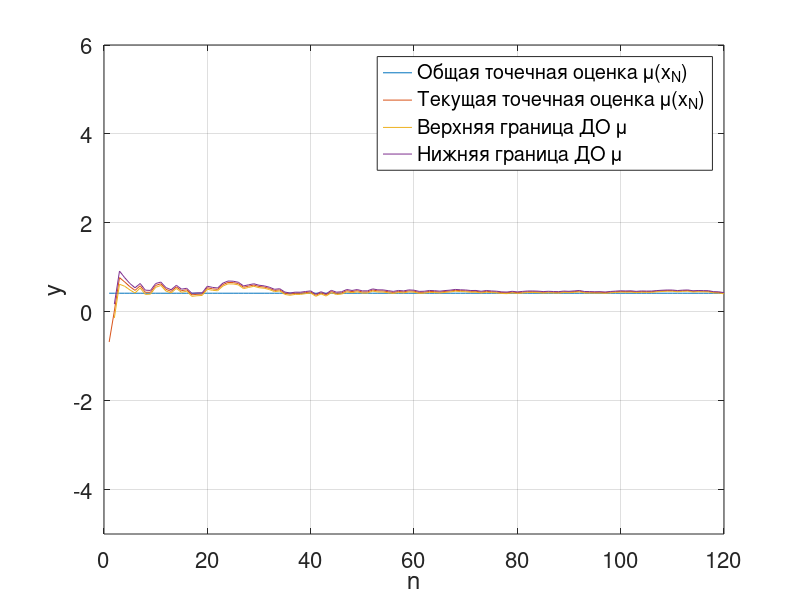
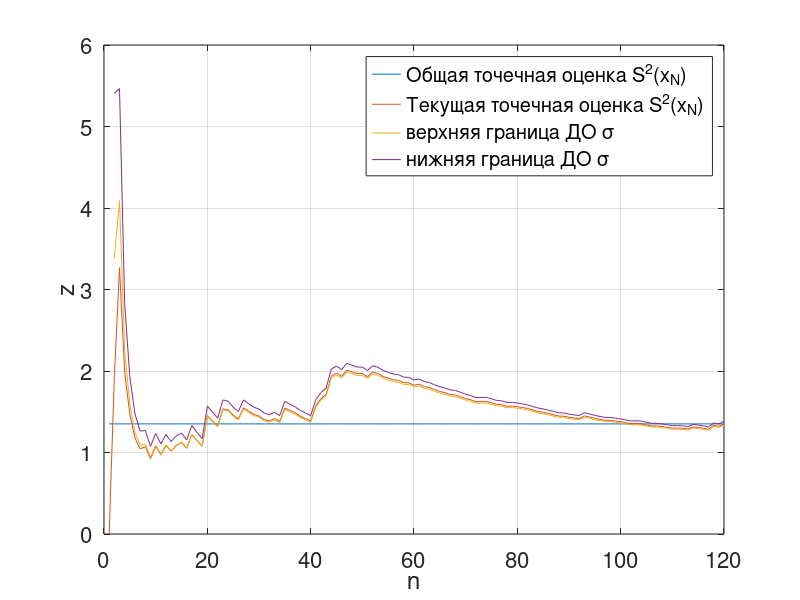
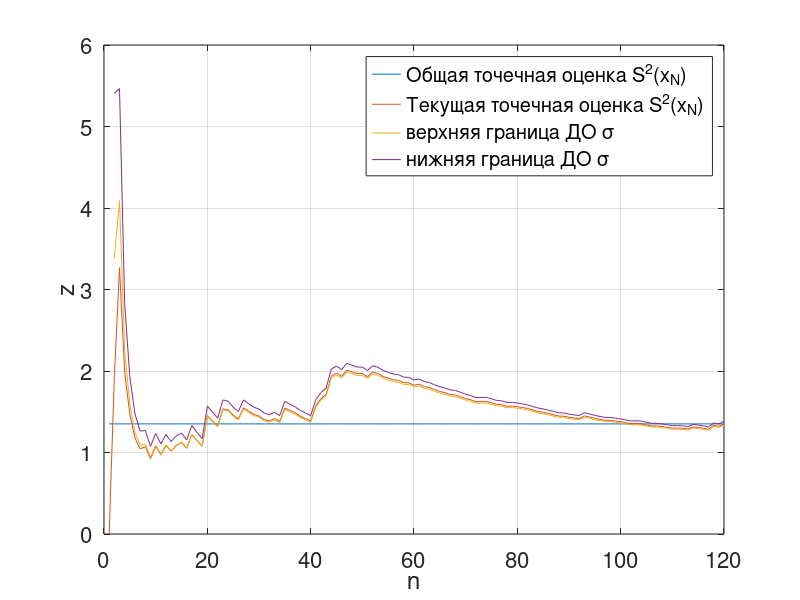
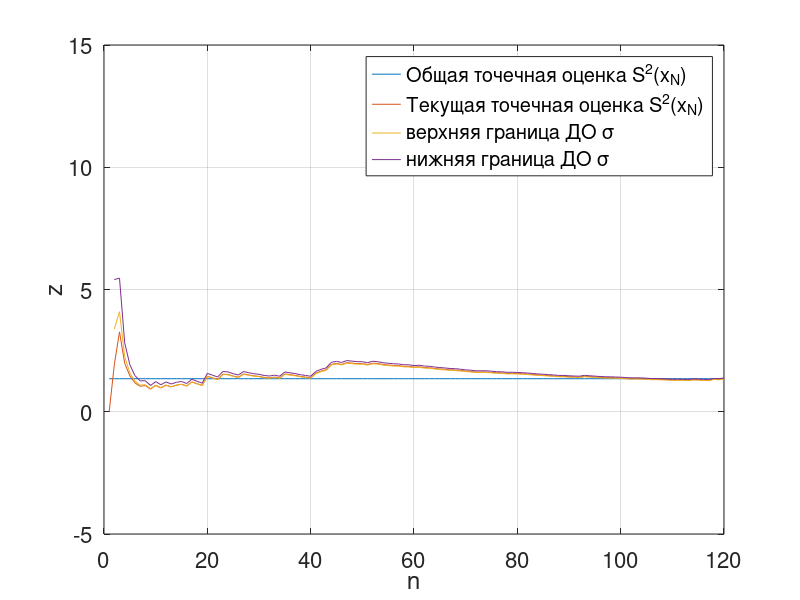

Source code (MATLAB) for these figures, in order:
pkg load statistics

function mu_low = get_mu_low(n, mu, s2, gamma)
  mu_low = mu - sqrt(s2) * tinv((1 + gamma) / 2, n - 1) / sqrt(n);
end

function mu_high = get_mu_high(n, mu, s2, gamma)
  mu_high = mu + sqrt(s2) * tinv((1 + gamma) / 2, n - 1) / sqrt(n);
end

function s2_low = get_s2_low(n, s2, gamma)
  s2_low = ((n - 1) * s2) / chi2inv((1 + gamma) / 2, n - 1);
end

function s2_high = get_s2_high(n, s2, gamma)
  s2_high = ((n - 1) * s2) / chi2inv((1 - gamma) / 2, n - 1);
end

X = [-0.68, 0.71, 2.27, 0.38, 0.14, 0.06, 1.21, -0.59, 0.44, 1.98, 1.00, ...
            - 0.88, -0.08, 1.87, -0.74, 0.83, -1.45, 0.58, 0.48, 3.26, 0.02, 0.26, ...
            2.96, 1.78, 0.58, 0.08, -1.60, 1.26, 1.28, -0.36, 0.15, -0.38, -1.04, ...
            0.95, -2.17, -0.30, 1.09, 0.39, 1.06, 0.98, -2.55, 2.62, -1.58, 3.75, ...
            -1.43, 0.92, 2.75, -0.55, 1.48, -0.96, 0.50, 2.67, -0.58, 0.41, -0.46, ...
            -0.48, 1.68, -0.08, 1.76, 0.08, -1.15, 0.66, 1.54, 0.17, -0.20, 1.34, ...
            1.08, 1.59, -0.05, 0.15, -0.35, 0.58, -0.87, 1.73, -0.27, 0.00, -0.67, ...
            0.13, 1.75, -0.59, 1.31, 1.20, 0.53, 0.14, -0.35, 1.00, -0.01, 0.21, ...
            1.58, -0.02, 1.28, 1.34, -1.66, 0.30, 0.08, 0.66, -0.26, 1.54, 1.22, ...
            1.24, 0.11, 0.79, -0.83, 1.41, 0.17, 0.55, 1.60, 1.26, 1.06, 0.39, ...
            -0.77, 1.49, 0.92, -1.58, 1.19, 0.13, 0.26, -2.14, 0.08, -1.75];

y = 0.9;
gamma = 1 - y;
N = length(X);

% Точечная оценка мат. ожидания
mu = mean(X);
% Смещённая оценка дисперсии
sigma2 = var(X);
% Исправленная оценка дисперсии
S2 = N / (N - 1) * sigma2;

% Нижняя граница доверительного интервала для мат. ожидания
mu_low = get_mu_low(N, mu, S2, gamma);

% Верхняя граница доверительного интервала для мат. ожидания
mu_high = get_mu_high(N, mu, S2, gamma);

% Нижняя граница доверительного интервала для дисперсии
s2_low = get_s2_low(N, S2, gamma);
% Верхняя граница доверительного интервала для дисперсии
s2_high = get_s2_high(N, S2, gamma);

% Вывод полученных ранее значений
fprintf('Доверительный интервал уровня = %.2f\n', y); 
fprintf('a) Точечная оценка математического ожидания = %.3f\n', mu);
fprintf('   Точечная оценка дисперсии (смещенная) = %.3f\n', sigma2);
fprintf('   Точечная оценка дисперсии (исправленная) = %.3f\n', S2);
    
fprintf('б) Нижняя граница доверительного интервала для математического ожидания = %.3f\n', mu_low);
fprintf('   Верхняя граница доверительного интервала для математического ожидания = %.3f\n', mu_high);
    
fprintf('в) Нижняя граница доверительного интервала для дисперсии = %.3f\n', s2_low);
fprintf('   Верхняя граница доверительного интервала для дисперсии = %.3f\n', s2_high);

% Создание массивов точечных оценок
mus = zeros(1, N);
s2s = zeros(1, N);

% Создание массивов границ доверительных интервалов
mus_low = zeros(1, N);
mus_high = zeros(1, N);
s2s_low = zeros(1, N);
s2s_high = zeros(1, N);

for i = 1:N
  mu = mean(X(1:i));
  sigma2 = var(X(1:i));
  
  if (i > 1)
    s2 = i / (i - 1) * sigma2;
  else
    s2 = sigma2;
  endif
  
  % Точечная оценка матожидания
  mus(i) = mu;
        
  % Точечная оценка дисперсии
  s2s(i) = s2;
  % Нижняя граница доверительного интервала для матожидания
  mus_low(i) = get_mu_low(i, mu, s2, gamma);
  % Верхняя граница доверительного интервала для матожидания
  mus_high(i) = get_mu_high(i, mu, s2, gamma);
  % Нижняя граница доверительного интервала для дисперсии
  s2s_low(i) = get_s2_low(i, s2, gamma);
  % Верхняя граница доверительного интервала для дисперсии
  s2s_high(i) = get_s2_high(i, s2, gamma);
end

% Построение графиков
plot(1:N, [(zeros(1, N) + mu)', mus', mus_low', mus_high']);
set(gca, "fontsize", 16)
grid on;
xlabel('n');
ylabel('y');

legend('Общая точечная оценка \mu(x_N)', 'Текущая точечная оценка \mu(x_N)', 'Верхняя граница ДО \mu', ...
        'Нижняя граница ДО \mu');

set(gca, "ylim", [-5, 6]);
print -djpg g-1.jpg

figure;
plot(1:N, [(zeros(1, N) + s2)', s2s', s2s_low', s2s_high']);
set(gca, "fontsize", 16)
grid on;
xlabel('n');
ylabel('z');
legend('Общая точечная оценка S^2(x_N)', 'Текущая точечная оценка S^2(x_N)', 'верхняя граница ДО \sigma', ...
            'нижняя граница ДО \sigma');
print mus_low;
print mus_high;
set(gca, "ylim",[-5, 15]);
print -djpg g2-2.jpg

